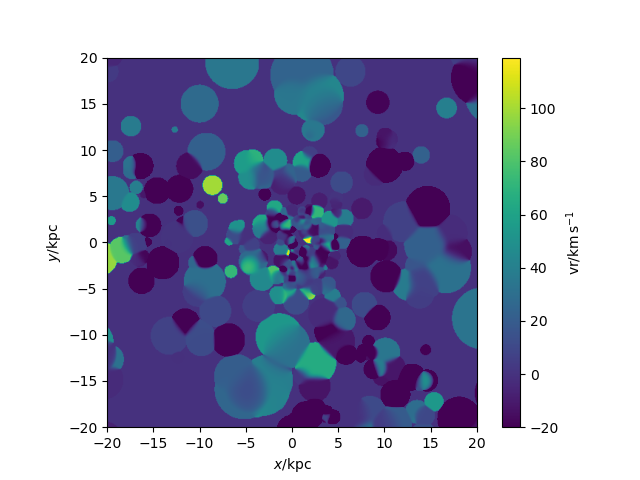

This figure's Python source:
#galaxy 310 ionized gas code
import pynbody
import numpy as np
import pandas as pd
import pynbody.plot.sph	as sph
import matplotlib.pyplot as plt
from pynbody import filt, array

#loading snapshot
s=pynbody.load('/mnt/data0/jillian/gguaman/r310/cosmo25p.768sg1bwK1BHe75.007779')

#setting to physical units
s.physical_units()

#centering halo
pynbody.analysis.angmom.faceon(s)

#filter to only use ionised gas
GasFilter = pynbody.filt.HighPass('temp','15848 K')

#creating image to show velocity of ionised gas
sph.image(s.g[GasFilter],qty="vr",vmin=-20,width=50,denoise=True,approximate_fast=False,log=False)

#plt.show()
plt.savefig("galaxy310_iongas.png")
